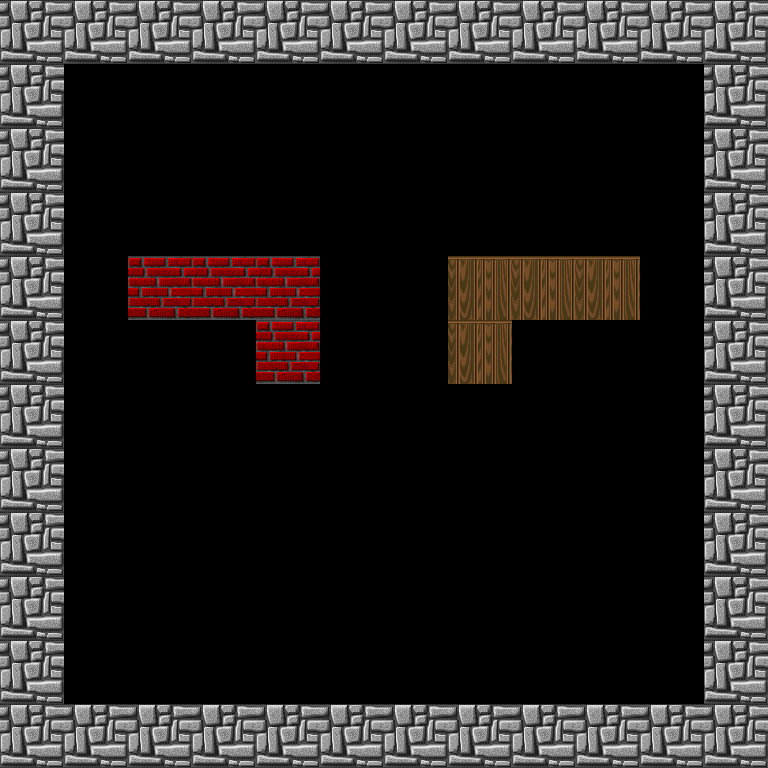

Below is a game level as drawn by its tile map, then a one-line description and the .tmx file that defines it, in full:
An orthogonal 12x12 tile map with 64x64 px tiles, 1 tile layer (walls) and 7 objects (4x enemy, player, health, ammo).

<map version="1.4" tiledversion="1.4.3" orientation="orthogonal" renderorder="right-down" width="12" height="12" tilewidth="64" tileheight="64" infinite="0" nextlayerid="3" nextobjectid="27">
 <editorsettings>
  <export target="1.json" format="json" />
 </editorsettings>
 <tileset firstgid="1" name="walls" tilewidth="64" tileheight="64" tilecount="10" columns="10">
  <image source="../sprites/walls.png" width="640" height="64" />
 </tileset>
 <layer id="1" name="walls" width="12" height="12">
  <data encoding="csv">
1,1,1,1,1,1,1,1,1,1,1,1,
1,0,0,0,0,0,0,0,0,0,0,1,
1,0,0,0,0,0,0,0,0,0,0,1,
1,0,0,0,0,0,0,0,0,0,0,1,
1,0,3,3,3,0,0,4,4,4,0,1,
1,0,0,0,3,0,0,4,0,0,0,1,
1,0,0,0,0,0,0,0,0,0,0,1,
1,0,0,0,0,0,0,0,0,0,0,1,
1,0,0,0,0,0,0,0,0,0,0,1,
1,0,0,0,0,0,0,0,0,0,0,1,
1,0,0,0,0,0,0,0,0,0,0,1,
1,1,1,1,1,1,1,1,1,1,1,1
</data>
 </layer>
 <objectgroup id="2" name="objects">
  <object id="11" name="enemy" x="640" y="128">
   <point />
  </object>
  <object id="12" name="enemy" x="512" y="128">
   <point />
  </object>
  <object id="13" name="enemy" x="256" y="128">
   <point />
  </object>
  <object id="14" name="enemy" x="128" y="128">
   <point />
  </object>
  <object id="23" name="player" x="640" y="640">
   <point />
  </object>
  <object id="24" name="health" x="320" y="640">
   <point />
  </object>
  <object id="25" name="ammo" x="448" y="640">
   <point />
  </object>
 </objectgroup>
</map>